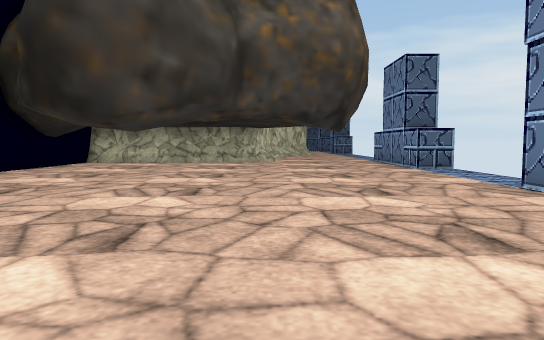
view 1 (above)

14 first-person views from a walk through a Unity game level. The camera is 0.64 m above the floor, tilts 4° down and sees 70° across. The floor is counted in squares, 1 m on a side. Each view is taken from the middle of a square. On the plan, view 1 faces up. The plan holds only what a view shows up to about 11 squares ahead; the rest is blank. The place goes on beyond the plan. The player is left out. Some animated figures are left out. Some surface patterns are stand-ins.

view 2
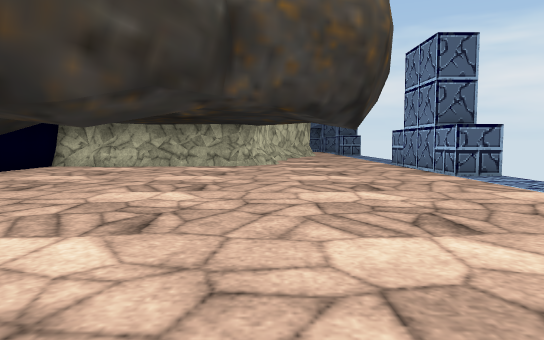

view 3
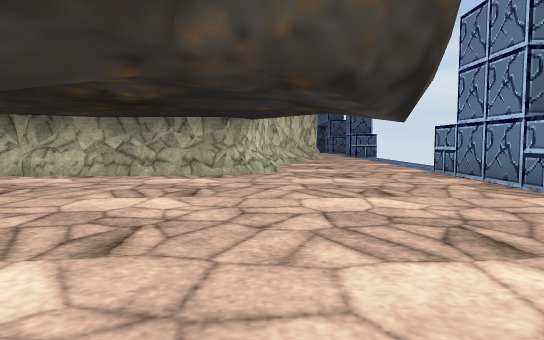

view 4
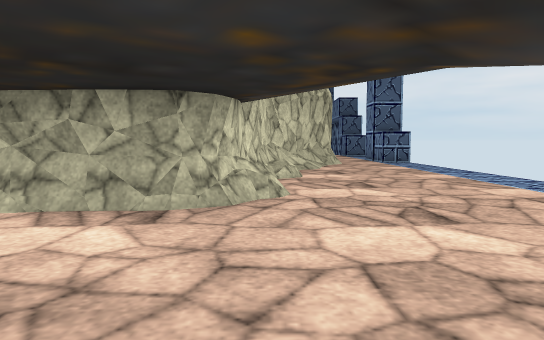

view 5
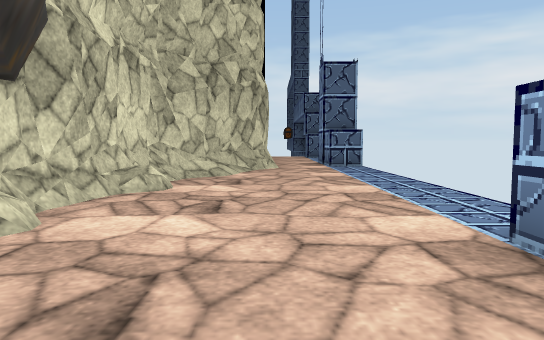

view 6
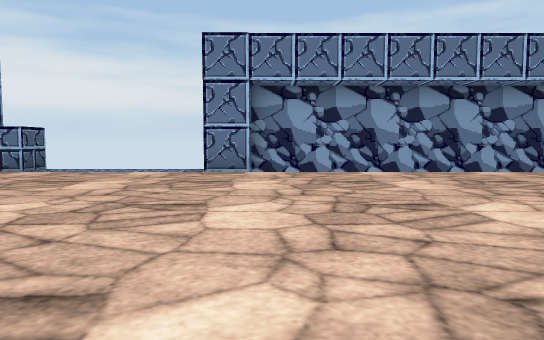

view 7
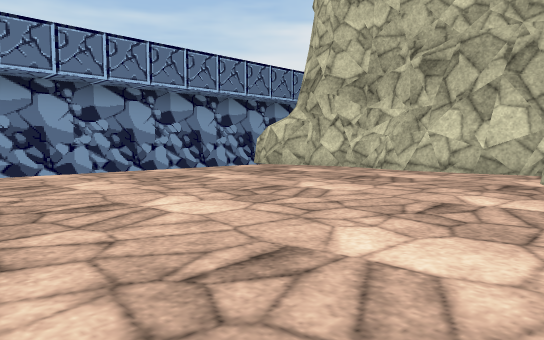

view 8
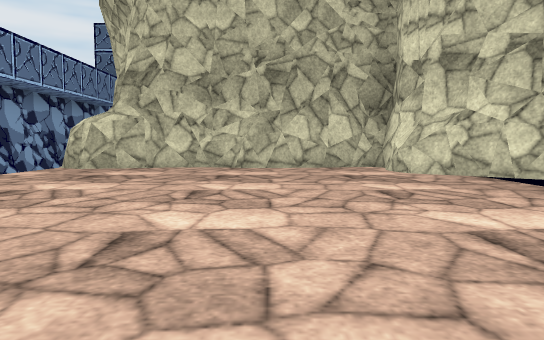

view 9
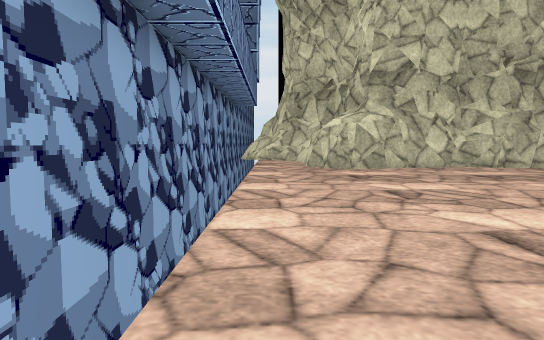

view 10
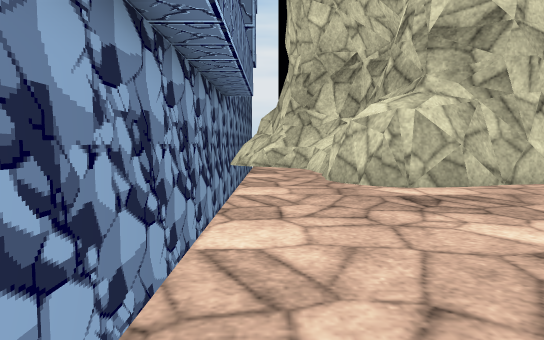

view 11
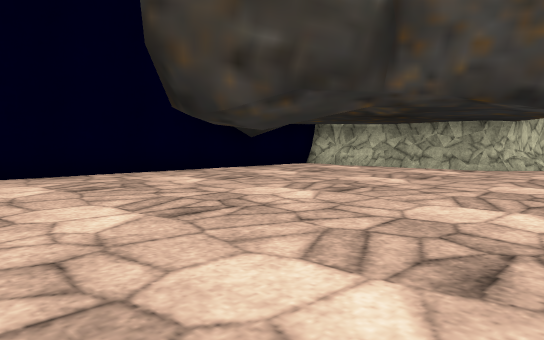

view 12
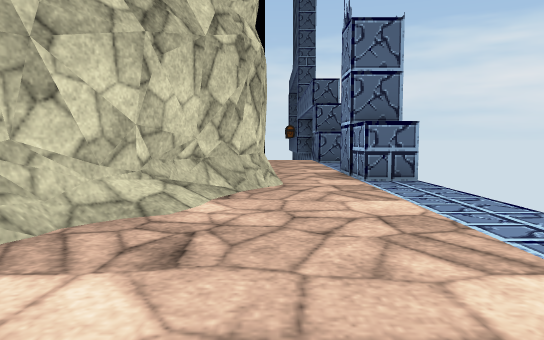

view 13
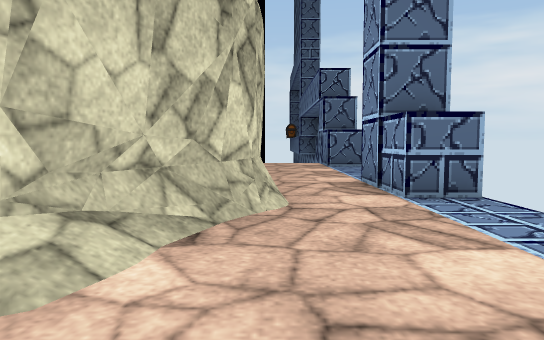

view 14
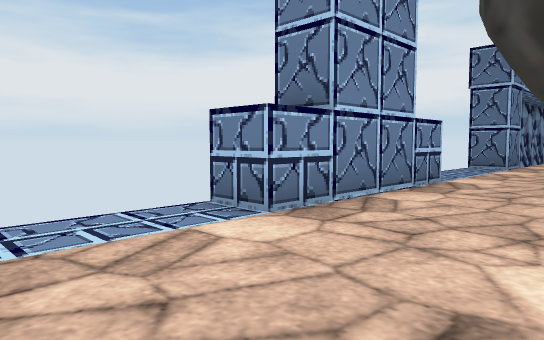

### Floor plan
Key: @ floor where view 1 was taken; # wall or solid block; . floor; = window, fence, low wall or low ledge; ^ raised ledge.
Columns run from 6 left of view 1 to 5 right of it. Each row starts with its distance up from view 1.
 28         ..#
 27         ...
 26         ...
 25         ...
 24         ...
 23         ..#
 22         #.##
 21        ##.
 20        #...
 19       ##...
 18       #....
 17       #....
 16       #....
 15      ##....
 14      ##....
 13 ######....##
 12  =........#
 11  .........#
 10  .........##
  9  ..........
  8  ..........
  7  ..........
  6  ..........
  5  .........##
  4  .........#
  3  .........#
  2  .........#
  1  .........#
  0 ##....@...#
 -1 ##=.......#
 -2  ##....##.#
 -3   #######.#
 -4         #.#
 -5         ^.#
 -6         ###

Positions as (right, up) in squares from view 1, and headings:
1: (0, 0), facing up
2: (0, 2), facing up
3: (0, 5), facing up
4: (0, 9), facing up
5: (2, 11), facing up
6: (-5, 4), facing right
7: (-5, 4), facing down-right
8: (-2, 5), facing down
9: (3, 5), facing down
10: (3, 2), facing down
11: (2, 3), facing up-left
12: (2, 15), facing up
13: (2, 17), facing up
14: (1, 16), facing down-right
